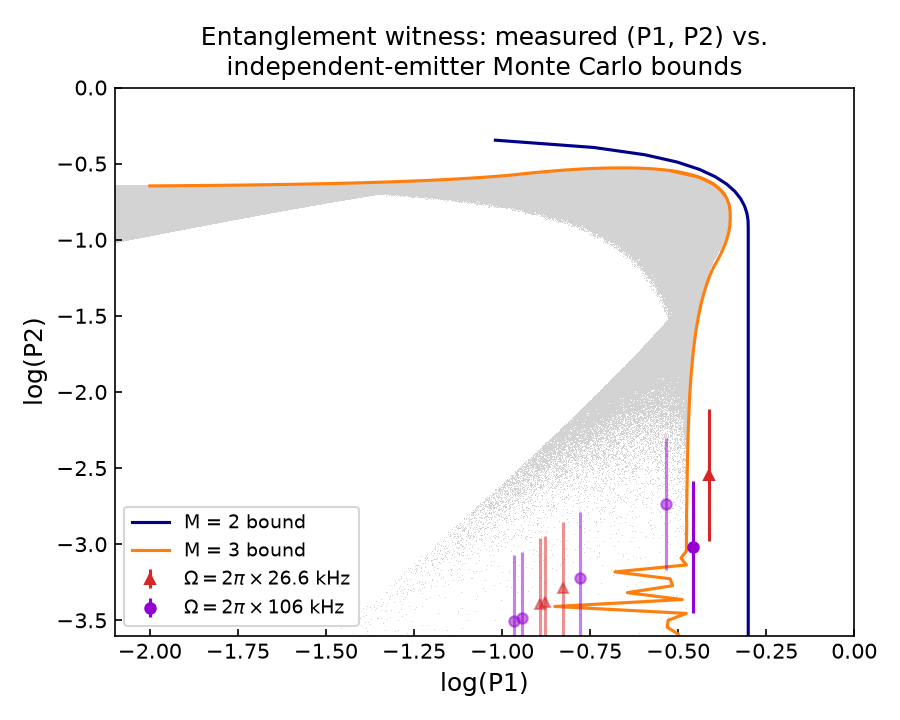

Recreate this plot in Python.
"""Multiatom entanglement witness from the joint one- and two-excitation
detection probabilities P1, P2, for Y. Li, Y. Mei, H. Nguyen, P. R. Berman,
A. Kuzmich, "Dynamics of Collective-Dephasing-Induced Multiatom
Entanglement," Phys. Rev. A 106, L051701 (2022).

If the retrieved light originated from M independent (unentangled,
single-mode-per-atom-group) emitters, each with its own real excitation
amplitude pair (a_i, b_i), a_i^2 + b_i^2 = 1, then the joint one- and
two-photon detection probabilities of the combined field are

    P1 = (sum_i b_i/a_i)^2 * (prod_i a_i)^2 / M
    P2 = 2 * (prod_i a_i)^2 / M^2 * (sum_{i<j} b_i b_j /(a_i a_j))^2

Sampling (a_i) uniformly at random and evaluating (P1, P2) over many draws
traces out the maximal-P2-at-fixed-P1 boundary achievable by M independent
emitters (a Monte Carlo evaluation, since no closed form is used). A
measured (P1, P2) point that lies *below* the M=1 boundary line P2 = P1^2/2
is inconsistent with a single independent mode, and comparing to the M=2, 3
Monte Carlo boundaries bounds how many independent (unentangled) modes could
have produced it -- the entanglement witness used in the paper (Fig. 5 in
the original analysis).

Measured photon-counting probabilities p1, p2 are converted to atomic
excitation probabilities via the (independently calibrated) total detection
efficiency eta = 0.074: P1 = p1/eta, P2 = p2/eta^2.

Monte Carlo sample counts are reduced from the original notebook (10^8) to
keep runtime short; the boundary is fully vectorized with numpy instead of
the original per-sample Python loops, but the underlying probability
formulas and envelope-tracing procedure (binning in P2 to bound P1, and
binning in P1 to bound P2, to trace both the shallow and steep parts of the
boundary) are unchanged. Source: Monte Carlo.ipynb ("Entanglement/data"
folder), the final annotated version of the P1-P2 plot (cell saving
"fig 5 0913.pdf"); Compare_c_significence.ipynb, Another_Approach.ipynb,
MC_c_included.ipynb and p1_p0.ipynb were early scratch/superseded iterations
of the same P1-P2 analysis (unlabeled axes, dead commented-out code, or
loading intermediate files no longer needed) and were not used. Data:
0909.csv, 0910.csv (measured p1, p2 at several Rydberg n / Rabi frequencies).
"""

from pathlib import Path

import matplotlib

matplotlib.use("Agg")
import matplotlib.pyplot as plt
import numpy as np
import pandas as pd

DATA_DIR = Path(__file__).parent / "data"
ETA = 0.074  # total (retrieval x collection x detection) efficiency


def sample_p1_p2(M, n_samples, rng):
    """Monte Carlo draws of (P1, P2) for M independent emitters with random
    excitation amplitudes a_i ~ Uniform(0,1), b_i = sqrt(1-a_i^2)."""
    a = rng.uniform(1e-9, 1 - 1e-9, size=(M, n_samples))
    b = np.sqrt(1 - a**2)
    big_A = np.prod(a, axis=0)  # prod_i a_i
    ba = b / a
    sum_ba = np.sum(ba, axis=0)  # sum_i b_i/a_i
    p1 = sum_ba**2 * big_A**2 / M

    # sum_{i<j} b_i b_j/(a_i a_j) = [(sum_i b_i/a_i)^2 - sum_i (b_i/a_i)^2] / 2
    cross_sum = (sum_ba**2 - np.sum(ba**2, axis=0)) / 2
    p2 = 2 * big_A**2 / M**2 * cross_sum**2
    return p1, p2


def envelope_max_y_given_x_bins(x_values, y_values, x_bin_edges):
    """For each bin of x_bin_edges, the max of y_values among samples whose
    x_values falls in that bin -- traces the upper boundary of the (x, y)
    point cloud as a function of x."""
    idx = np.digitize(x_values, x_bin_edges) - 1
    result = np.full(len(x_bin_edges), np.nan)
    valid = (idx >= 0) & (idx < len(x_bin_edges))
    df = pd.DataFrame({"bin": idx[valid], "y": y_values[valid]})
    for b, y_max in df.groupby("bin")["y"].max().items():
        result[b] = y_max
    return result


def main():
    rng = np.random.default_rng(0)
    n_samples = 20_000_000  # reduced from 10^8

    p1_m2, p2_m2 = sample_p1_p2(2, n_samples, rng)
    p1_m3, p2_m3 = sample_p1_p2(3, n_samples, rng)

    # M=2 boundary: max P1 for bins of P2 (the whole accessible P2 range).
    p2_bins_m2 = 10 ** np.linspace(-5, -0.25, 100)
    p1_bound_m2 = envelope_max_y_given_x_bins(p2_m2, p1_m2, p2_bins_m2)

    # M=3 boundary, traced from both directions to resolve the steep part:
    # (i) max P1 for bins of P2 (shallow part of the boundary)
    p2_bins_m3 = 10 ** np.linspace(-5, -0.5, 100)
    p1_bound_m3 = envelope_max_y_given_x_bins(p2_m3, p1_m3, p2_bins_m3)
    # (ii) max P2 for bins of P1 (steep part, underrepresented by (i))
    p1_bins_m3 = 10 ** np.linspace(-2, -0.3, 100)
    p2_bound_m3 = envelope_max_y_given_x_bins(p1_m3, p2_m3, p1_bins_m3)

    fig, ax = plt.subplots(figsize=(6, 4.8))
    ax.plot(np.log10(p1_m3), np.log10(p2_m3), ",", color="lightgray", rasterized=True, zorder=-32)

    ax.plot(np.log10(p1_bound_m2), np.log10(p2_bins_m2), color="darkblue", label="M = 2 bound")
    ax.plot(np.log10(p1_bound_m3), np.log10(p2_bins_m3), color="tab:orange", label="M = 3 bound")
    ax.plot(np.log10(p1_bins_m3), np.log10(p2_bound_m3), color="tab:orange")

    # Many acquisitions saw zero two-fold coincidences (p2 = 0, an
    # unremarkable outcome given total counts of order 1e5-1e6); those
    # points are dropped here since log10(0) is undefined, rather than
    # plotted as -inf.
    df_0909 = pd.read_csv(DATA_DIR / "0909.csv")
    first_half, second_half = df_0909.iloc[:11], df_0909.iloc[11:]
    for df_half, color in [(first_half, "tab:red"), (second_half, "darkviolet")]:
        df_half = df_half[df_half["p2"] > 0]
        fmt = "^" if color == "tab:red" else "o"
        ax.errorbar(
            np.log10(df_half["p1"].to_numpy() / ETA), np.log10(df_half["p2"].to_numpy() / ETA**2),
            yerr=0.434 * df_half["p2 err"].to_numpy() / df_half["p2"].to_numpy(),
            color=color, fmt=fmt, markersize=5, alpha=0.5,
        )

    df_0910 = pd.read_csv(DATA_DIR / "0910.csv")
    p1_0910, p2_0910, p2err_0910 = df_0910["p1"].to_numpy(), df_0910["p2"].to_numpy(), df_0910["p2 err"].to_numpy()
    ax.errorbar(
        np.log10(p1_0910[0] / ETA), np.log10(p2_0910[0] / ETA**2),
        yerr=0.434 * p2err_0910[0] / p2_0910[0],
        color="tab:red", fmt="^", markersize=5, label=r"$\Omega = 2\pi \times 26.6$ kHz",
    )
    ax.errorbar(
        np.log10(p1_0910[1] / ETA), np.log10(p2_0910[1] / ETA**2),
        yerr=0.434 * p2err_0910[1] / p2_0910[1],
        color="darkviolet", fmt="o", markersize=5, label=r"$\Omega = 2\pi \times 106$ kHz",
    )

    ax.set_xlim(-2.1, 0)
    ax.set_ylim(-3.6, 0)
    ax.set_xlabel("log(P1)", fontsize=12)
    ax.set_ylabel("log(P2)", fontsize=12)
    ax.tick_params(axis="both", direction="in")
    ax.legend(loc="lower left", fontsize=9)
    ax.set_title("Entanglement witness: measured (P1, P2) vs.\nindependent-emitter Monte Carlo bounds")

    fig.tight_layout()
    fig.savefig(Path(__file__).with_suffix(".png"), dpi=150)


if __name__ == "__main__":
    main()
